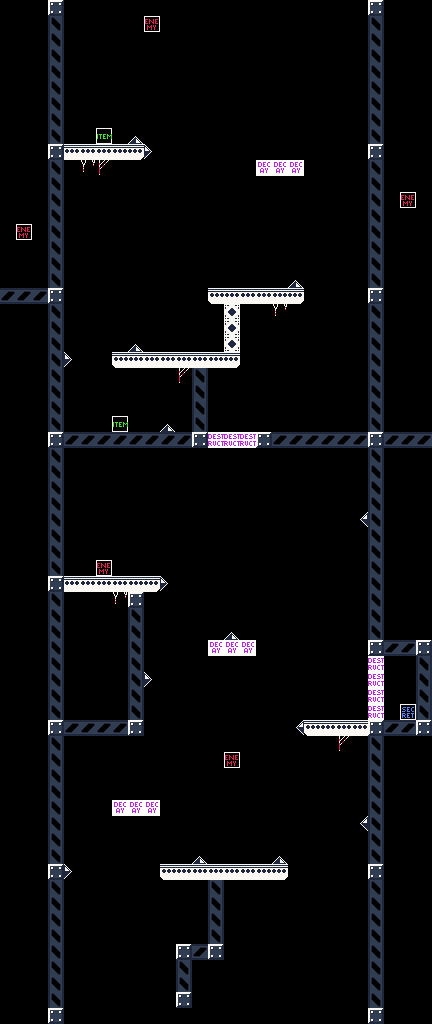

Tiled map render using the project's own tile images. Description and the map definition, with tile-layer contents summarised, below:
An orthogonal 27x64 tile map with 16x16 px tiles, 2 tile layers (Level, Positions).

<map version="1.4" tiledversion="1.4.2" orientation="orthogonal" renderorder="right-down" width="27" height="64" tilewidth="16" tileheight="16" infinite="0" nextlayerid="5" nextobjectid="25">
 <editorsettings>
  <export target="test1.json" format="json" />
 </editorsettings>
 <tileset firstgid="1" source="../Art/tileset_base.tsx" />
 <layer id="1" name="Level" width="27" height="64">
  <data>[1728 cells, 229 non-empty, 8 distinct tile ids]</data>
 </layer>
 <layer id="4" name="Positions" width="27" height="64">
  <data>[1728 cells, 39 non-empty, 8 distinct tile ids]</data>
 </layer>
</map>